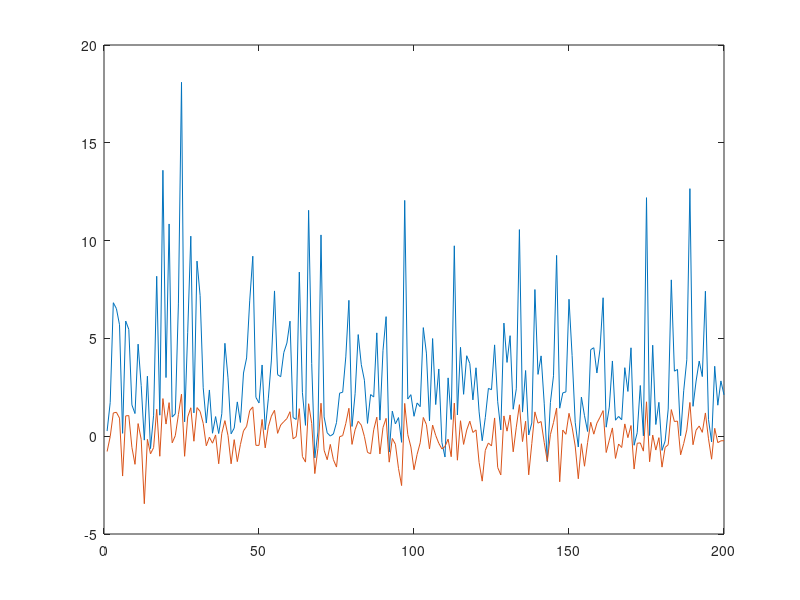

Write the MATLAB code that produced this figure. (Note: this script raises an error after producing the figure.)
% This script generates the posterior samples for the model
% 
% $$ \alpha_t \sim N(\alpha_{t-1}\exp(-\phi\alpha_{t-1}^2),\exp(\theta)); t=1,2,...T $$
% 
% $$ y_t \sim N(\alpha_t,1) $$
% 
%% Defining true parameters
clc; close all
theta_0 = 0; phi_0 = 2; tau_0 = sqrt(exp(theta_0));
%% Creating simulated data
T       = 200;                  % data points
alpha   = randn(1,T)*tau_0;
for t=2:T
    alpha(t) = alpha(t) + exp(-phi_0*alpha(t-1)^2)*alpha(t-1);
end
y       = phi_0*exp(alpha) + randn(1,T);
plot([y' alpha'])
%% Sampling $\theta$ using Hamiltonian Monte Carlo
tic
launch_stan
time_stan = toc
%% Cleaning up working folder
delete *.stan *.hpp *.mat *.csv *.R


